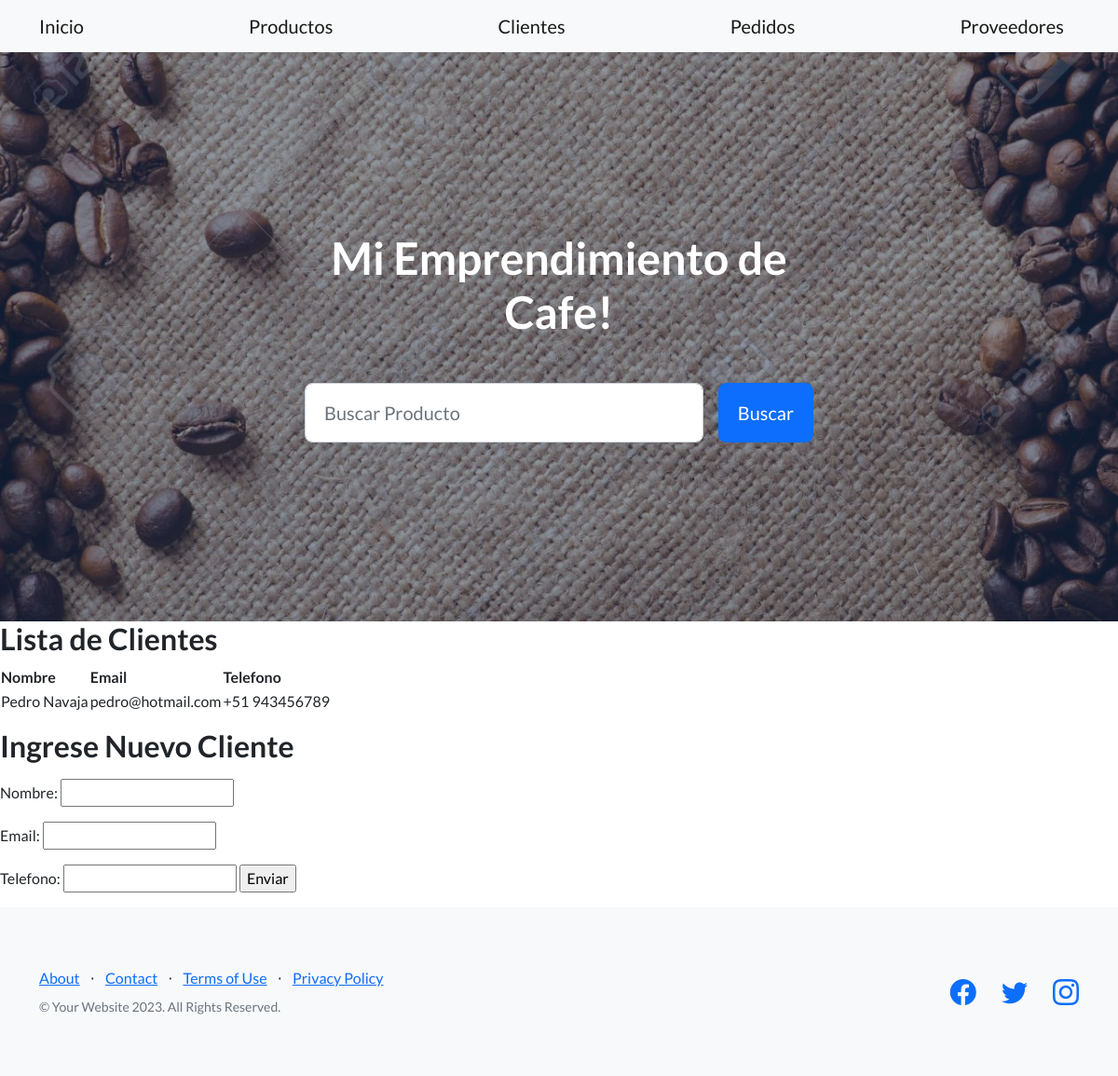
Page /clientes/ on the earlier database version.
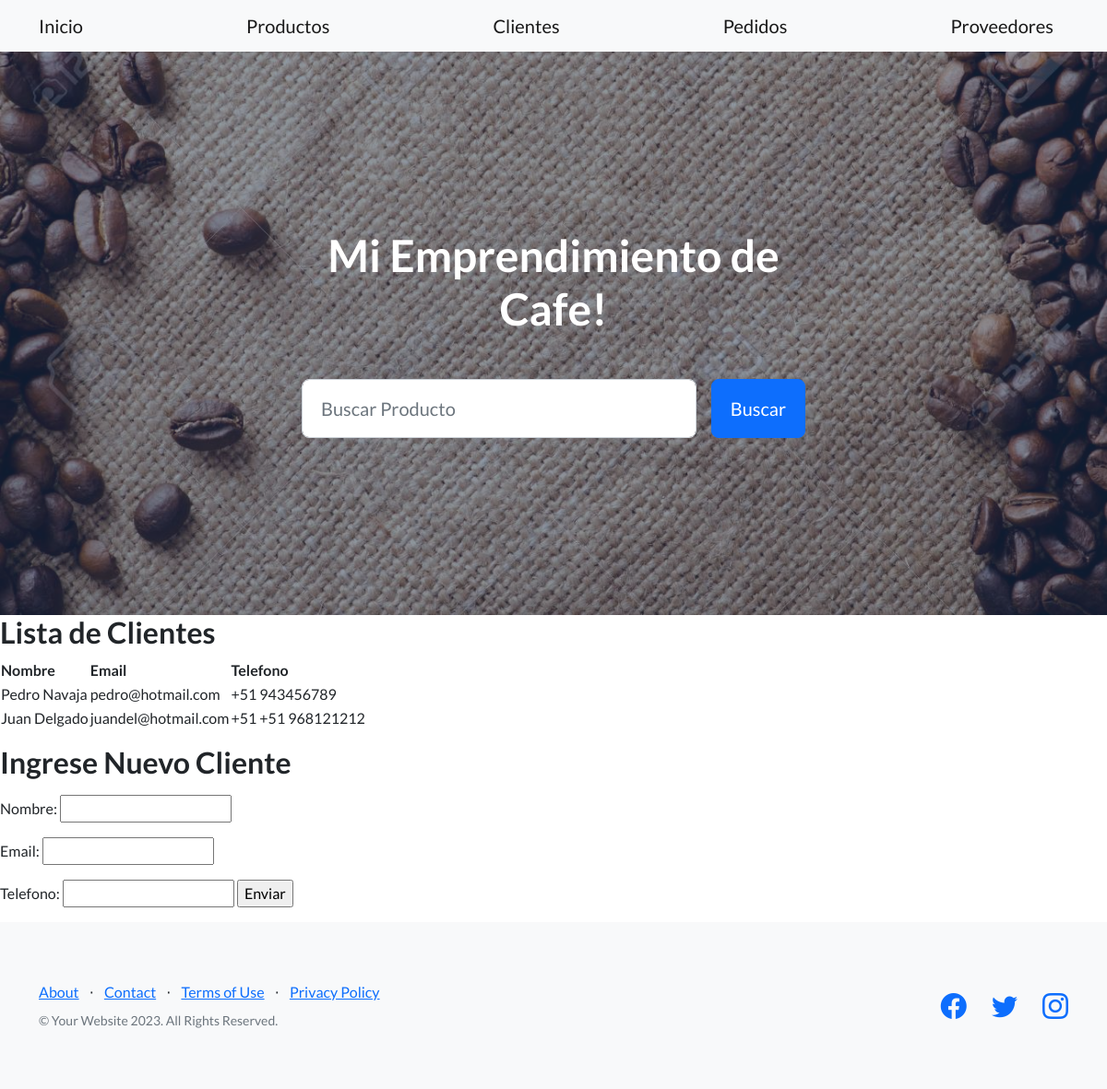
Same page on the later database version.
### coffee_app/models.py (models this page shows, shortened)
class Cliente(models.Model):
    nombre = models.CharField(max_length=100)
    email = models.EmailField()
    telefono = models.CharField(max_length=20)

### coffee_app/views.py (the view)
# urls.py: path('clientes/', views.form_clientes, name='clientes'),
def form_clientes(request):
    clientes = Cliente.objects.all()
    if request.method =='POST':
        formcliente=ClienteForm(request.POST) #aca llega la info al HTML
        print(formcliente)
        if formcliente.is_valid():
            formcliente.save()  # Guarda los datos del formulario en la base de datos
            return render(request, 'base.html')
    else:
        formcliente=ClienteForm()
        return render(request, 'clientes.html', {'formcliente': formcliente,'clientes':clientes})

### coffee_app/forms.py
class ClienteForm(forms.ModelForm):
    class Meta:
        model = Cliente
        fields = '__all__'

### coffee_app/templates/clientes.html (shortened to what this page needs)
{% extends 'base.html' %}
{% load static %}
{% block contenidoquecambia %}
{% block content %}
  <h2>Lista de Clientes</h2>
  <table>
    <thead>
      <tr>
        <th>Nombre</th>
        <th>Email</th>
        <th>Telefono</th>
      </tr>
    </thead>
    <tbody>
      {% for cli in clientes %}
        <tr>
          <td>{{ cli.nombre }}</td>
          <td>{{ cli.email }}</td>
          <td>+51 {{ cli.telefono }}</td>
        </tr>
      {% endfor %}
    </tbody>
  </table>
{% endblock %}
{% block title %}
<h2>Ingrese Nuevo Cliente</h2>
{% endblock %}
{% block content2 %}
<form action="/clientes/"   method="post">{% csrf_token %}
    <p> Nombre: <input type="text" name="nombre">
    <p> Email: <input type="text" name="email">
    <p> Telefono: <input type="text" name="telefono">
    <input type="submit" value="Enviar">
    </form>
{% endblock %}
{% endblock contenidoquecambia %}

### coffee_app/templates/base.html (shortened to what this page needs)
{% load static %}
<!DOCTYPE html>
<html lang="en">
    <head>
        <link href="https://cdn.jsdelivr.net/npm/bootstrap-icons@1.5.0/font/bootstrap-icons.css" rel="stylesheet" type="text/css" />
        <link href="{% static 'coffee_app/css/styles.css' %}" rel="stylesheet" />
    </head>
    <body>
        <nav class="navbar navbar-light bg-light static-top">
            <div class="container">
                <a class="navbar-brand" href={% url 'inicio' %}>Inicio</a>
                <a class="navbar-brand" href={% url 'productos' %}>Productos</a>
                <a class="navbar-brand" href={% url 'clientes' %}>Clientes</a>
                <a class="navbar-brand" href={% url 'pedidos' %}>Pedidos</a>
                <a class="navbar-brand" href={% url 'proveedores' %}>Proveedores</a>
            </div>
        </nav>
        <header class="masthead">
            <div class="container position-relative">
                <div class="row justify-content-center">
                    <div class="col-xl-6">
                        <div class="text-center text-white">
                            <h1 class="mb-5">Mi Emprendimiento de Cafe!</h1>
                            <form action="/busqueda/" method="post" class="row g-3 needs-validation" novalidate>
                                <div class="col">
                                    <input class="form-control form-control-lg" name="termino_busqueda" type="text" placeholder="Buscar Producto" required>
                                </div>
                                <div class="col-auto">
                                    <button class="btn btn-primary btn-lg" type="submit">Buscar</button>
                                </div>
                            </form>
        </header>
        {% block contenidoquecambia %}
        {% endblock contenidoquecambia %}
        <footer class="footer bg-light">
            <div class="container">
                <div class="row">
                    <div class="col-lg-6 h-100 text-center text-lg-start my-auto">
                        <ul class="list-inline mb-2">
                            <li class="list-inline-item"><a href="#!">About</a></li>
                            <li class="list-inline-item">⋅</li>
                            <li class="list-inline-item"><a href="#!">Contact</a></li>
                            <li class="list-inline-item">⋅</li>
                            <li class="list-inline-item"><a href="#!">Terms of Use</a></li>
                            <li class="list-inline-item">⋅</li>
                            <li class="list-inline-item"><a href="#!">Privacy Policy</a></li>
                        </ul>
                        <p class="text-muted small mb-4 mb-lg-0">&copy; Your Website 2023. All Rights Reserved.</p>
                    </div>
                    <div class="col-lg-6 h-100 text-center text-lg-end my-auto">
                        <ul class="list-inline mb-0">
                            <li class="list-inline-item me-4">
                                <a href="#!"><i class="bi-facebook fs-3"></i></a>
                            </li>
                            <li class="list-inline-item me-4">
                                <a href="#!"><i class="bi-twitter fs-3"></i></a>
                            </li>
                            <li class="list-inline-item">
                                <a href="#!"><i class="bi-instagram fs-3"></i></a>
                            </li>
                        </ul>
                    </div>
                </div>
            </div>
        </footer>
    </body>
</html>

Differences in the rows shown:
added Cliente: nombre "Juan Delgado", email "juandel@hotmail.com", telefono "+51 968121212"
